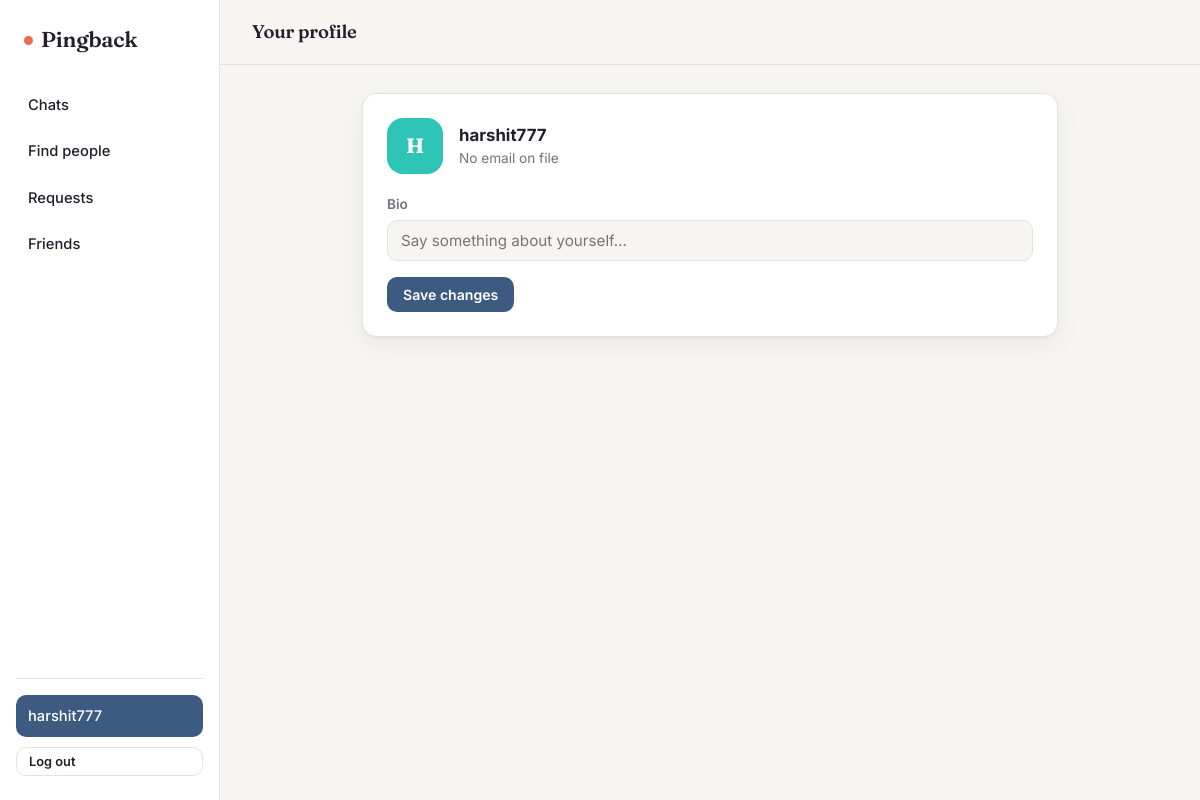
The page /accounts/profile/ (signed in) on the database its author committed.
### accounts/models.py (models this page shows, shortened)
class User(AbstractUser):
    bio = models.CharField(max_length=160, blank=True)
    avatar_color = models.CharField(max_length=7, default='#6C63FF')  # used for the letter-avatar

### accounts/views.py (the view)
# urls.py: path('profile/', views.profile, name='profile'),
@login_required
def profile(request):
    if request.method == 'POST':
        form = ProfileForm(request.POST, instance=request.user)
        if form.is_valid():
            form.save()
            messages.success(request, 'Profile updated.')
            return redirect('accounts:profile')
    else:
        form = ProfileForm(instance=request.user)
    return render(request, 'accounts/profile.html', {'form': form})

### accounts/forms.py
class ProfileForm(forms.ModelForm):
    class Meta:
        model = User
        fields = ('bio',)
        widgets = {
            'bio': forms.TextInput(attrs={'placeholder': "Say something about yourself…", 'maxlength': 160}),
        }

### chat/context_processors.py (called while the page is built)
def unread_messages_count(request):
    if request.user.is_authenticated:
        count = Message.objects.filter(recipient=request.user, is_read=False).count()
        return {'unread_messages_count': count}
    return {'unread_messages_count': 0}

### friends/context_processors.py (called while the page is built)
def pending_requests_count(request):
    if request.user.is_authenticated:
        count = FriendRequest.objects.filter(to_user=request.user).count()
        return {'pending_requests_count': count}
    return {'pending_requests_count': 0}

### templates/accounts/profile.html (shortened to what this page needs)
{% extends "base.html" %}
{% block body %}
<div class="topbar"><h2 style="margin:0; font-size:1.15rem;">Your profile</h2></div>
<div class="content">
  <div class="card">
    <div style="display:flex; align-items:center; gap:16px; margin-bottom:20px;">
      <div class="avatar lg" style="background:{{ user.avatar_color }};">{{ user.username|first|upper }}</div>
      <div>
        <div style="font-weight:700; font-size:1.05rem;">{{ user.username }}</div>
        <div class="text-muted" style="font-size:0.85rem;">{{ user.email|default:"No email on file" }}</div>
      </div>
    </div>
    <form method="post">
      <div class="form-row">
        <label for="{{ form.bio.id_for_label }}">Bio</label>
        {{ form.bio }}
      </div>
      <button class="btn btn-primary" type="submit">Save changes</button>
    </form>
  </div>
</div>
{% endblock %}

### templates/base.html (shortened to what this page needs)
{% load static %}
<!DOCTYPE html>
<html lang="en">
<head>
  <link rel="stylesheet" href="{% static 'css/style.css' %}">
</head>
<body>
{% if user.is_authenticated %}
<div class="app-shell">
  <aside class="sidebar" data-notify-url="{% url 'chat:notify_summary' %}">
    <div class="brand"><span class="dot"></span><span>Pingback</span></div>
    <a class="nav-link {% if request.resolver_match.url_name == 'inbox' %}active{% endif %}" href="{% url 'chat:inbox' %}">
      <span class="label">Chats</span>
    </a>
    <a class="nav-link {% if request.resolver_match.url_name == 'search' %}active{% endif %}" href="{% url 'friends:search' %}">
      <span class="label">Find people</span>
    </a>
    <a class="nav-link {% if request.resolver_match.url_name == 'requests' %}active{% endif %}" href="{% url 'friends:requests' %}">
      <span class="label">Requests</span>
    </a>
    <a class="nav-link {% if request.resolver_match.url_name == 'list' %}active{% endif %}" href="{% url 'friends:list' %}">
      <span class="label">Friends</span>
    </a>
    <div class="sidebar-footer stack">
      <a class="nav-link {% if request.resolver_match.url_name == 'profile' %}active{% endif %}" href="{% url 'accounts:profile' %}">
        <span class="label">{{ user.username }}</span>
      </a>
      <form method="post" action="{% url 'accounts:logout' %}">
        <button class="btn btn-ghost btn-sm" style="width:100%;" type="submit">Log out</button>
      </form>
    </div>
  </aside>
  <div class="main">
    {% block body %}{% endblock %}
  </div>
</div>
{% else %}
  {% block auth_body %}{% endblock %}
{% endif %}
</body>
</html>

### static/css/style.css (style rules this page uses)
:root { --bg: #F7F5F1; --surface: #FFFFFF; --border: #E7E2D9; --ink: #201F2B; --muted: #746F84; --navy: #3D5A80; --navy-dark: #2C4360; --coral: #EE6C4D; --coral-dark: #D45633; --mint: #2EC4B6; --radius: 14px; --shadow: 0 1px 2px rgba(32,31,43,0.04), 0 8px 24px rgba(32,31,43,0.06); }
* { box-sizing:border-box; }
body { margin:0; background:var(--bg); color:var(--ink); font-family:'Inter', sans-serif; font-size:15px; line-height:1.5; }
h1,h2,h3,.brand { font-family:'Fraunces', serif; font-weight:600; letter-spacing:-0.01em; }
a { color:var(--navy); text-decoration:none; }
.app-shell { display:flex; min-height:100vh; }
.sidebar { width:220px; flex-shrink:0; background:var(--surface); border-right:1px solid var(--border); padding:24px 16px; display:flex; flex-direction:column; gap:4px; }
.brand { font-size:1.35rem; color:var(--ink); margin:0 8px 24px 8px; display:flex; align-items:center; gap:8px; }
.brand .dot { width:9px;height:9px;border-radius:50%; background:var(--coral); display:inline-block; }
.nav-link { display:flex; align-items:center; justify-content:space-between; padding:10px 12px; border-radius:10px; color:var(--ink); font-weight:500; font-size:0.92rem; }
.nav-link.active { background:var(--navy); color:#fff; }
.sidebar-footer { margin-top:auto; padding-top:16px; border-top:1px solid var(--border); }
.main { flex:1; display:flex; flex-direction:column; min-width:0; }
.topbar { padding:18px 32px; border-bottom:1px solid var(--border); display:flex; align-items:center; justify-content:space-between; }
.content { padding:28px 32px; max-width:760px; width:100%; margin:0 auto; flex:1; }
.avatar { width:40px; height:40px; border-radius:12px; display:flex; align-items:center; justify-content:center; color:#fff; font-weight:700; font-family:'Fraunces', serif; flex-shrink:0; font-size:1rem; }
.avatar.lg { width:56px;height:56px;border-radius:16px;font-size:1.3rem; }
.card { background:var(--surface); border:1px solid var(--border); border-radius:var(--radius); padding:24px; box-shadow:var(--shadow); }
.form-row { margin-bottom:16px; }
.form-row label { display:block; font-size:0.85rem; font-weight:600; margin-bottom:6px; color:var(--muted); }
input[type=text], input[type=password], input[type=email], input[type=search] { width:100%; padding:10px 13px; border:1px solid var(--border); border-radius:10px; font-family:'Inter', sans-serif; font-size:0.95rem; background:var(--bg); color:var(--ink); }
.btn { display:inline-flex; align-items:center; gap:6px; padding:9px 16px; border-radius:10px; border:none; font-family:'Inter', sans-serif; font-weight:600; font-size:0.88rem; cursor:pointer; text-align:center; }
.btn-primary { background:var(--navy); color:#fff; }
.btn-ghost { background:transparent; border:1px solid var(--border); color:var(--ink); }
.btn-sm { padding:6px 12px; font-size:0.8rem; }
.stack { display:flex; flex-direction:column; gap:10px; }
.text-muted { color:var(--muted); }

### rows shown on the page
User: username "harshit777", username|first "H", email "No email on file"
